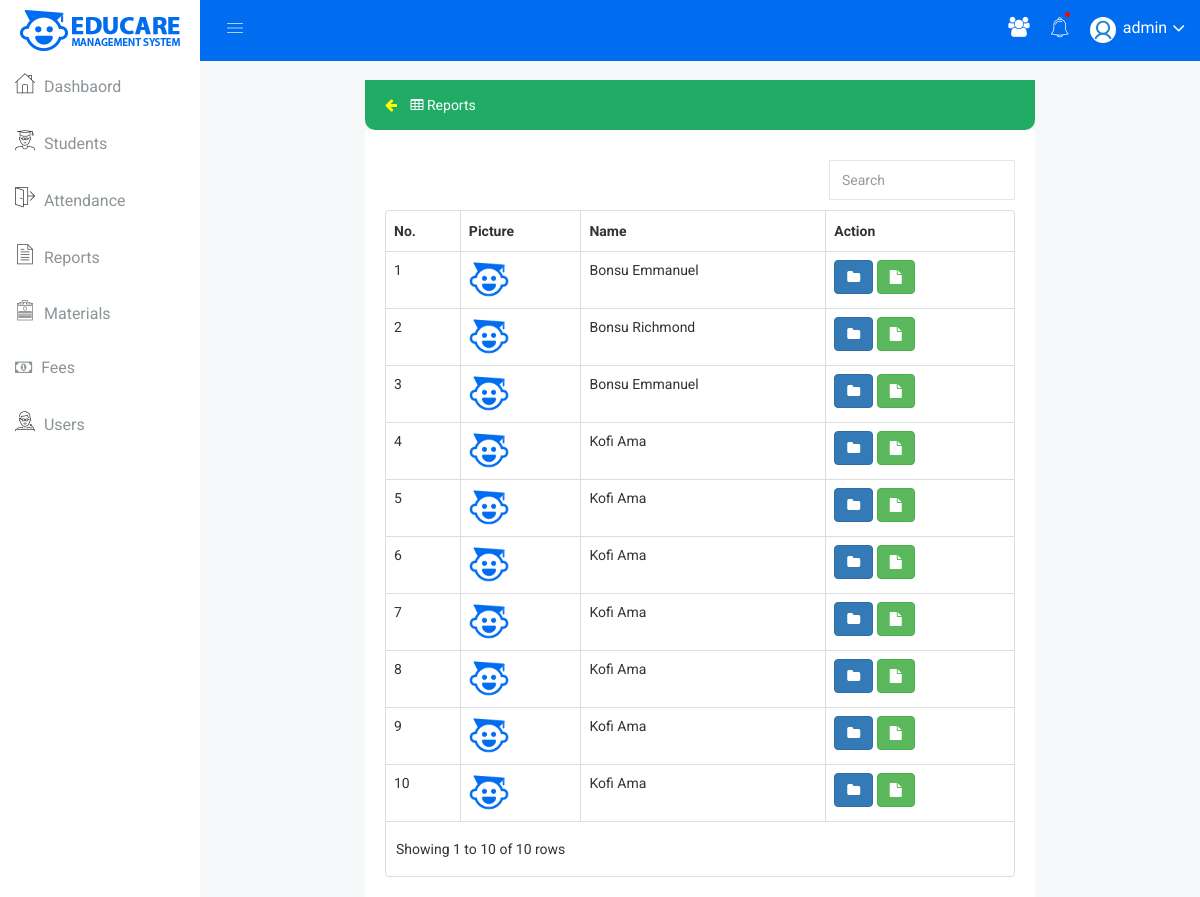
The page /report-page.php (signed in) on the database its author committed.
### tables this page shows
CREATE TABLE `report_save` (
  `id` int(11) NOT NULL,
  `student_id` int(11) NOT NULL,
  `health` varchar(255) NOT NULL,
  `meal` varchar(255) NOT NULL,
  `mood` varchar(255) NOT NULL,
  `bathroom` varchar(255) NOT NULL,
  `activities` varchar(255) NOT NULL,
  `note` text NOT NULL
);

CREATE TABLE `student` (
  `id` int(255) NOT NULL,
  `image` longblob NOT NULL,
  `sname` varchar(255) NOT NULL,
  `other_name` varchar(255) NOT NULL,
  `dob` varchar(255) NOT NULL,
  `place_of_birth` varchar(255) NOT NULL,
  `home_town` varchar(255) NOT NULL,
  `mother_tongue` varchar(255) NOT NULL,
  `school_attended` varchar(255) NOT NULL,
  `sex` varchar(255) NOT NULL,
  `class` varchar(255) NOT NULL,
  `joindate` timestamp NOT NULL DEFAULT current_timestamp(),
  `account` varchar(255) NOT NULL DEFAULT 'no'
);

### report-page.php (the view, shortened to what this page needs)
<?php require_once "php/dbconnect.php" ?>
<?php require_once "header.php" ?>
        </div>
<div class="data-table-area mg-b-15" style="width: 70%; margin-right: auto; margin-left: auto;">
            <div class="container-fluid" style="margin-top: 20px;">
                <div  style="background: #20AC64; color:#ffff; height: 50px; border-bottom-left-radius:
                10px; border-bottom-right-radius:
                10px; line-height: 50px; text-indent: 10px;">
                <a href="index.php" style="color: yellow;"><span class="fa fa-arrow-left"></span></a>
                <span class="fa fa-table"></span> Reports
            </div>
        </div>
        <div class="data-table-area mg-b-15">
            <div class="container-fluid">
                <div class="row" >
                    <div class="col-lg-12 col-md-12 col-sm-12 col-xs-12" >
                        <div class="sparkline13-list" >
                            <div class="static-table-list">
                                    <table class="table" id="table" data-toggle="table" data-pagination="true" data-search="true"  data-toolbar="#toolbar">
                                <thead>
                                    <tr>
                                    <th>No.</th>
                                    <th>Picture</th>
                                    <th>Name</th>
                                    <th>Action</th>
                                    </tr>
                                </thead>
                                <tbody>
<?php
$select = "SELECT s.id, s.sname, s.other_name, rs.health, rs.meal, rs.mood, rs.bathroom, rs.activities, rs.note
                             FROM student s JOIN report_save rs ON s.id = rs.student_id order by s.sname asc ";
$count = 0;
$selectQuery =  $conn->query($select);
  while ($sql = mysqli_fetch_assoc($selectQuery)):
    $count++
?>
                  <tr>
                    <td><?php echo $count; ?></td>
                    <?php if (empty($sql['image'])): ?>
                         <td><img width="40px" src="php/passport/favicon.png"></td>
                    <?php else: ?>
                        <td><img width="40px" src="php/passport/<?php echo $sql['image']; ?>"></td>
                    <?php endif; ?>
                    <td><?php echo $sql['sname']." ".$sql['other_name']; ?></td>
                    <td><a href="individual-report-page.php?view=<?php echo $sql['id']; ?>" class="btn btn-primary"><span class="fa fa-folder"></span></a> <a href="create-report-page.php?create=<?php echo $sql['id']; ?>" class="btn btn-success"><span class="fa fa-file"></span></a>
                  </tr>
<?php endwhile;  ?>
                                        </tbody>
                                    </table>
                                </div>
                        </div>
                    </div>
                </div>
            </div>
        </div>
    </div>
</body>
</html>

### css/main.css (style rules this page uses)
html { color: #222; font-size: 1em; line-height: 1.4; }
audio, canvas, iframe, img, svg, video { vertical-align: middle; }

### rows shown on the page
report_save: student.sname "Bonsu", student.other_name "Emmanuel"
report_save: student.sname "Bonsu", student.other_name "Richmond"
report_save: student.sname "Bonsu", student.other_name "Emmanuel"
report_save: student.sname "Kofi", student.other_name "Ama"
report_save: student.sname "Kofi", student.other_name "Ama"
report_save: student.sname "Kofi", student.other_name "Ama"
report_save: student.sname "Kofi", student.other_name "Ama"
report_save: student.sname "Kofi", student.other_name "Ama"
report_save: student.sname "Kofi", student.other_name "Ama"
report_save: student.sname "Kofi", student.other_name "Ama"

### other values the page prints
$_SESSION['user_name'] "admin"
